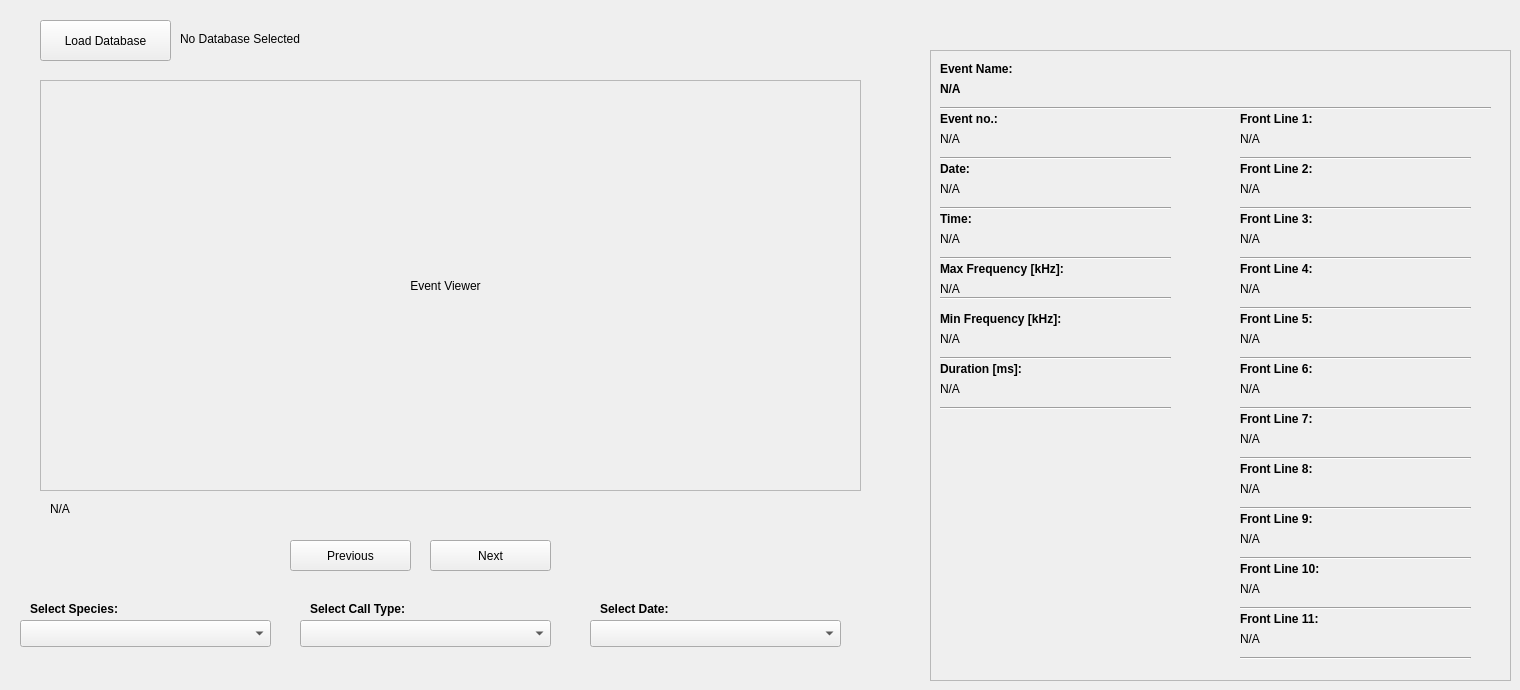
    <widget class="QWidget" name="tab_browser">
     <attribute name="title">
      <string>Browser</string>
     </attribute>
     <widget class="QComboBox" name="comboBox_SelectSpecies">
      <property name="geometry">
       <rect>
        <x>20</x>
        <y>620</y>
        <width>251</width>
        <height>27</height>
       </rect>
      </property>
     </widget>
     <widget class="QLabel" name="label_browser_selectSpecies">
      <property name="geometry">
       <rect>
        <x>30</x>
        <y>600</y>
        <width>241</width>
        <height>17</height>
       </rect>
      </property>
      <property name="font">
       <font>
        <weight>75</weight>
        <bold>true</bold>
       </font>
      </property>
      <property name="text">
       <string>Select Species:</string>
      </property>
     </widget>
     <widget class="QFrame" name="frame_eventview_browser">
      <property name="geometry">
       <rect>
        <x>40</x>
        <y>80</y>
        <width>821</width>
        <height>411</height>
       </rect>
      </property>
      <property name="frameShape">
       <enum>QFrame::StyledPanel</enum>
      </property>
      <property name="frameShadow">
       <enum>QFrame::Raised</enum>
      </property>
      <widget class="QLabel" name="label_imageshow_browser">
       <property name="geometry">
        <rect>
         <x>10</x>
         <y>10</y>
         <width>791</width>
         <height>391</height>
        </rect>
       </property>
       <property name="text">
        <string>Event Viewer</string>
       </property>
       <property name="alignment">
        <set>Qt::AlignCenter</set>
       </property>
      </widget>
     </widget>
     <widget class="QPushButton" name="button_browser_previous">
      <property name="geometry">
       <rect>
        <x>290</x>
        <y>540</y>
        <width>121</width>
        <height>31</height>
       </rect>
      </property>
      <property name="text">
       <string>Previous</string>
      </property>
     </widget>
     <widget class="QPushButton" name="button_browser_Next">
      <property name="geometry">
       <rect>
        <x>430</x>
        <y>540</y>
        <width>121</width>
        <height>31</height>
       </rect>
      </property>
      <property name="text">
       <string>Next</string>
      </property>
     </widget>
     <widget class="QComboBox" name="comboBox_SelectDate">
      <property name="geometry">
       <rect>
        <x>590</x>
        <y>620</y>
        <width>251</width>
        <height>27</height>
       </rect>
      </property>
     </widget>
     <widget class="QLabel" name="label_browser_selectDate">
      <property name="geometry">
       <rect>
        <x>600</x>
        <y>600</y>
        <width>241</width>
        <height>17</height>
       </rect>
      </property>
      <property name="font">
       <font>
        <weight>75</weight>
        <bold>true</bold>
       </font>
      </property>
      <property name="text">
       <string>Select Date:</string>
      </property>
     </widget>
     <widget class="QLabel" name="label_browser_selectCallType">
      <property name="geometry">
       <rect>
        <x>310</x>
        <y>600</y>
        <width>241</width>
        <height>17</height>
       </rect>
      </property>
      <property name="font">
       <font>
        <weight>75</weight>
        <bold>true</bold>
       </font>
      </property>
      <property name="text">
       <string>Select Call Type:</string>
      </property>
     </widget>
     <widget class="QComboBox" name="comboBox_SelectCallType">
      <property name="geometry">
       <rect>
        <x>300</x>
        <y>620</y>
        <width>251</width>
        <height>27</height>
       </rect>
      </property>
     </widget>
     <widget class="QFrame" name="frame_status_browser">
      <property name="geometry">
       <rect>
        <x>930</x>
        <y>50</y>
        <width>581</width>
        <height>631</height>
       </rect>
      </property>
      <property name="frameShape">
       <enum>QFrame::StyledPanel</enum>
      </property>
      <property name="frameShadow">
       <enum>QFrame::Raised</enum>
      </property>
      <widget class="QLabel" name="label_ConstEventName_3">
       <property name="geometry">
        <rect>
         <x>10</x>
         <y>10</y>
         <width>241</width>
         <height>17</height>
        </rect>
       </property>
       <property name="font">
        <font>
         <weight>75</weight>
         <bold>true</bold>
        </font>
       </property>
       <property name="text">
        <string>Event Name:</string>
       </property>
      </widget>
      <widget class="Line" name="line_40">
       <property name="geometry">
        <rect>
         <x>10</x>
         <y>50</y>
         <width>551</width>
         <height>16</height>
        </rect>
       </property>
       <property name="orientation">
        <enum>Qt::Horizontal</enum>
       </property>
      </widget>
      <widget class="QLabel" name="label_ConstEventNo_3">
       <property name="geometry">
        <rect>
         <x>10</x>
         <y>60</y>
         <width>241</width>
         <height>17</height>
        </rect>
       </property>
       <property name="font">
        <font>
         <weight>75</weight>
         <bold>true</bold>
        </font>
       </property>
       <property name="text">
        <string>Event no.:</string>
       </property>
      </widget>
      <widget class="Line" name="line_41">
       <property name="geometry">
        <rect>
         <x>10</x>
         <y>100</y>
         <width>231</width>
         <height>16</height>
        </rect>
       </property>
       <property name="orientation">
        <enum>Qt::Horizontal</enum>
       </property>
      </widget>
      <widget class="QLabel" name="label_ConstDate_3">
       <property name="geometry">
        <rect>
         <x>10</x>
         <y>110</y>
         <width>241</width>
         <height>17</height>
        </rect>
       </property>
       <property name="font">
        <font>
         <weight>75</weight>
         <bold>true</bold>
        </font>
       </property>
       <property name="text">
        <string>Date:</string>
       </property>
      </widget>
      <widget class="Line" name="line_42">
       <property name="geometry">
        <rect>
         <x>10</x>
         <y>150</y>
         <width>231</width>
         <height>16</height>
        </rect>
       </property>
       <property name="orientation">
        <enum>Qt::Horizontal</enum>
       </property>
      </widget>
      <widget class="QLabel" name="label_EventName_3">
       <property name="geometry">
        <rect>
         <x>10</x>
         <y>30</y>
         <width>281</width>
         <height>17</height>
        </rect>
       </property>
       <property name="font">
        <font>
         <pointsize>9</pointsize>
         <weight>75</weight>
         <bold>true</bold>
        </font>
       </property>
       <property name="text">
        <string>N/A</string>
       </property>
      </widget>
      <widget class="QLabel" name="label_EventNo_3">
       <property name="geometry">
        <rect>
         <x>10</x>
         <y>80</y>
         <width>231</width>
         <height>17</height>
        </rect>
       </property>
       <property name="text">
        <string>N/A</string>
       </property>
      </widget>
      <widget class="QLabel" name="label_Date_3">
       <property name="geometry">
        <rect>
         <x>10</x>
         <y>130</y>
         <width>231</width>
         <height>17</height>
        </rect>
       </property>
       <property name="text">
        <string>N/A</string>
       </property>
      </widget>
      <widget class="Line" name="line_43">
       <property name="geometry">
        <rect>
         <x>10</x>
         <y>300</y>
         <width>231</width>
         <height>16</height>
        </rect>
       </property>
       <property name="orientation">
        <enum>Qt::Horizontal</enum>
       </property>
      </widget>
      <widget class="QLabel" name="label_maxFreq_3">
       <property name="geometry">
        <rect>
         <x>10</x>
         <y>230</y>
         <width>231</width>
         <height>17</height>
        </rect>
       </property>
       <property name="text">
        <string>N/A</string>
       </property>
      </widget>
      <widget class="QLabel" name="label_ConstMaxFreq_3">
       <property name="geometry">
        <rect>
         <x>10</x>
         <y>210</y>
         <width>241</width>
         <height>17</height>
        </rect>
       </property>
       <property name="font">
        <font>
         <weight>75</weight>
         <bold>true</bold>
        </font>
       </property>
       <property name="text">
        <string>Max Frequency [kHz]:</string>
       </property>
      </widget>
      <widget class="QLabel" name="label_MinFreq_3">
       <property name="geometry">
        <rect>
         <x>10</x>
         <y>280</y>
         <width>231</width>
         <height>17</height>
        </rect>
       </property>
       <property name="text">
        <string>N/A</string>
       </property>
      </widget>
      <widget class="Line" name="line_44">
       <property name="geometry">
        <rect>
         <x>10</x>
         <y>240</y>
         <width>231</width>
         <height>16</height>
        </rect>
       </property>
       <property name="orientation">
        <enum>Qt::Horizontal</enum>
       </property>
      </widget>
      <widget class="QLabel" name="label_ConstMinFreq_3">
       <property name="geometry">
        <rect>
         <x>10</x>
         <y>260</y>
         <width>241</width>
         <height>17</height>
        </rect>
       </property>
       <property name="font">
        <font>
         <weight>75</weight>
         <bold>true</bold>
        </font>
       </property>
       <property name="text">
        <string>Min Frequency [kHz]:</string>
       </property>
      </widget>
      <widget class="QLabel" name="label_ConstDuration_3">
       <property name="geometry">
        <rect>
         <x>10</x>
         <y>310</y>
         <width>241</width>
         <height>17</height>
        </rect>
       </property>
       <property name="font">
        <font>
         <weight>75</weight>
         <bold>true</bold>
        </font>
       </property>
       <property name="text">
        <string>Duration [ms]:</string>
       </property>
      </widget>
      <widget class="Line" name="line_45">
       <property name="geometry">
        <rect>
         <x>10</x>
         <y>350</y>
         <width>231</width>
         <height>16</height>
        </rect>
       </property>
       <property name="orientation">
        <enum>Qt::Horizontal</enum>
       </property>
      </widget>
      <widget class="QLabel" name="label_Duration_3">
       <property name="geometry">
        <rect>
         <x>10</x>
         <y>330</y>
         <width>231</width>
         <height>17</height>
        </rect>
       </property>
       <property name="text">
        <string>N/A</string>
       </property>
      </widget>
      <widget class="QLabel" name="label_ConstFrontLine_23">
       <property name="geometry">
        <rect>
         <x>310</x>
         <y>60</y>
         <width>241</width>
         <height>17</height>
        </rect>
       </property>
       <property name="font">
        <font>
         <weight>75</weight>
         <bold>true</bold>
        </font>
       </property>
       <property name="text">
        <string>Front Line 1:</string>
       </property>
      </widget>
      <widget class="Line" name="line_46">
       <property name="geometry">
        <rect>
         <x>310</x>
         <y>100</y>
         <width>231</width>
         <height>16</height>
        </rect>
       </property>
       <property name="orientation">
        <enum>Qt::Horizontal</enum>
       </property>
      </widget>
      <widget class="QLabel" name="label_FrontLine_23">
       <property name="geometry">
        <rect>
         <x>310</x>
         <y>80</y>
         <width>231</width>
         <height>17</height>
        </rect>
       </property>
       <property name="text">
        <string>N/A</string>
       </property>
      </widget>
      <widget class="QLabel" name="label_ConstFrontLine_24">
       <property name="geometry">
        <rect>
         <x>310</x>
         <y>110</y>
         <width>241</width>
         <height>17</height>
        </rect>
       </property>
       <property name="font">
        <font>
         <weight>75</weight>
         <bold>true</bold>
        </font>
       </property>
       <property name="text">
        <string>Front Line 2:</string>
       </property>
      </widget>
      <widget class="Line" name="line_47">
       <property name="geometry">
        <rect>
         <x>310</x>
         <y>200</y>
         <width>231</width>
         <height>16</height>
        </rect>
       </property>
       <property name="orientation">
        <enum>Qt::Horizontal</enum>
       </property>
      </widget>
      <widget class="QLabel" name="label_FrontLine_24">
       <property name="geometry">
        <rect>
         <x>310</x>
         <y>130</y>
         <width>231</width>
         <height>17</height>
        </rect>
       </property>
       <property name="text">
        <string>N/A</string>
       </property>
      </widget>
      <widget class="QLabel" name="label_ConstFrontLine_25">
       <property name="geometry">
        <rect>
         <x>310</x>
         <y>160</y>
         <width>241</width>
         <height>17</height>
        </rect>
       </property>
       <property name="font">
        <font>
         <weight>75</weight>
         <bold>true</bold>
        </font>
       </property>
       <property name="text">
        <string>Front Line 3:</string>
       </property>
      </widget>
      <widget class="Line" name="line_48">
       <property name="geometry">
        <rect>
         <x>310</x>
         <y>150</y>
         <width>231</width>
         <height>16</height>
        </rect>
       </property>
       <property name="orientation">
        <enum>Qt::Horizontal</enum>
       </property>
      </widget>
      <widget class="QLabel" name="label_FrontLine_25">
       <property name="geometry">
        <rect>
         <x>310</x>
         <y>180</y>
         <width>231</width>
         <height>17</height>
        </rect>
       </property>
       <property name="text">
        <string>N/A</string>
       </property>
      </widget>
      <widget class="QLabel" name="label_ConstFrontLine_26">
       <property name="geometry">
        <rect>
         <x>310</x>
         <y>210</y>
         <width>241</width>
         <height>17</height>
        </rect>
       </property>
       <property name="font">
        <font>
         <weight>75</weight>
         <bold>true</bold>
        </font>
       </property>
       <property name="text">
        <string>Front Line 4:</string>
       </property>
      </widget>
      <widget class="Line" name="line_49">
       <property name="geometry">
        <rect>
         <x>310</x>
         <y>300</y>
         <width>231</width>
         <height>16</height>
        </rect>
       </property>
       <property name="orientation">
        <enum>Qt::Horizontal</enum>
       </property>
      </widget>
      <widget class="QLabel" name="label_FrontLine_26">
       <property name="geometry">
        <rect>
         <x>310</x>
         <y>230</y>
         <width>231</width>
         <height>17</height>
        </rect>
       </property>
       <property name="text">
        <string>N/A</string>
       </property>
      </widget>
      <widget class="QLabel" name="label_ConstFrontLine_27">
       <property name="geometry">
        <rect>
         <x>310</x>
         <y>260</y>
         <width>241</width>
         <height>17</height>
        </rect>
       </property>
       <property name="font">
        <font>
         <weight>75</weight>
         <bold>true</bold>
        </font>
       </property>
       <property name="text">
        <string>Front Line 5:</string>
       </property>
      </widget>
      <widget class="Line" name="line_50">
       <property name="geometry">
        <rect>
         <x>310</x>
         <y>250</y>
         <width>231</width>
         <height>16</height>
        </rect>
       </property>
       <property name="orientation">
        <enum>Qt::Horizontal</enum>
       </property>
      </widget>
      <widget class="QLabel" name="label_FrontLine_27">
       <property name="geometry">
        <rect>
         <x>310</x>
         <y>280</y>
         <width>231</width>
         <height>17</height>
        </rect>
       </property>
       <property name="text">
        <string>N/A</string>
       </property>
      </widget>
      <widget class="QLabel" name="label_ConstFrontLine_28">
       <property name="geometry">
        <rect>
         <x>310</x>
         <y>310</y>
         <width>241</width>
         <height>17</height>
        </rect>
       </property>
       <property name="font">
        <font>
         <weight>75</weight>
         <bold>true</bold>
        </font>
       </property>
       <property name="text">
        <string>Front Line 6:</string>
       </property>
      </widget>
      <widget class="Line" name="line_51">
       <property name="geometry">
        <rect>
         <x>310</x>
         <y>350</y>
         <width>231</width>
         <height>16</height>
        </rect>
       </property>
       <property name="orientation">
        <enum>Qt::Horizontal</enum>
       </property>
      </widget>
      <widget class="QLabel" name="label_FrontLine_28">
       <property name="geometry">
        <rect>
         <x>310</x>
         <y>330</y>
         <width>231</width>
         <height>17</height>
        </rect>
       </property>
       <property name="text">
        <string>N/A</string>
       </property>
      </widget>
      <widget class="QLabel" name="label_ConstFrontLine_29">
       <property name="geometry">
        <rect>
         <x>310</x>
         <y>360</y>
         <width>241</width>
         <height>17</height>
        </rect>
       </property>
       <property name="font">
        <font>
         <weight>75</weight>
         <bold>true</bold>
        </font>
       </property>
       <property name="text">
        <string>Front Line 7:</string>
       </property>
      </widget>
      <widget class="Line" name="line_52">
       <property name="geometry">
        <rect>
         <x>310</x>
         <y>400</y>
         <width>231</width>
         <height>16</height>
        </rect>
       </property>
       <property name="orientation">
        <enum>Qt::Horizontal</enum>
       </property>
      </widget>
      <widget class="QLabel" name="label_FrontLine_29">
       <property name="geometry">
        <rect>
         <x>310</x>
         <y>380</y>
         <width>231</width>
         <height>17</height>
        </rect>
       </property>
       <property name="text">
        <string>N/A</string>
       </property>
      </widget>
      <widget class="QLabel" name="label_ConstFrontLine_30">
       <property name="geometry">
        <rect>
         <x>310</x>
         <y>410</y>
         <width>241</width>
         <height>17</height>
        </rect>
       </property>
       <property name="font">
        <font>
         <weight>75</weight>
         <bold>true</bold>
        </font>
       </property>
       <property name="text">
        <string>Front Line 8:</string>
       </property>
      </widget>
      <widget class="Line" name="line_53">
       <property name="geometry">
        <rect>
         <x>310</x>
         <y>450</y>
         <width>231</width>
         <height>16</height>
        </rect>
       </property>
       <property name="orientation">
        <enum>Qt::Horizontal</enum>
       </property>
      </widget>
      <widget class="QLabel" name="label_FrontLine_30">
       <property name="geometry">
        <rect>
         <x>310</x>
         <y>430</y>
         <width>231</width>
         <height>17</height>
        </rect>
       </property>
       <property name="text">
        <string>N/A</string>
       </property>
      </widget>
      <widget class="QLabel" name="label_ConstFrontLine_31">
       <property name="geometry">
        <rect>
         <x>310</x>
         <y>460</y>
         <width>241</width>
         <height>17</height>
        </rect>
       </property>
       <property name="font">
        <font>
         <weight>75</weight>
         <bold>true</bold>
        </font>
       </property>
       <property name="text">
        <string>Front Line 9:</string>
       </property>
      </widget>
      <widget class="Line" name="line_54">
       <property name="geometry">
        <rect>
         <x>310</x>
         <y>500</y>
         <width>231</width>
         <height>16</height>
        </rect>
       </property>
       <property name="orientation">
        <enum>Qt::Horizontal</enum>
       </property>
      </widget>
      <widget class="QLabel" name="label_FrontLine_31">
       <property name="geometry">
        <rect>
         <x>310</x>
         <y>480</y>
         <width>231</width>
         <height>17</height>
        </rect>
       </property>
       <property name="text">
        <string>N/A</string>
       </property>
      </widget>
      <widget class="QLabel" name="label_ConstFrontLine_32">
       <property name="geometry">
        <rect>
         <x>310</x>
         <y>510</y>
         <width>241</width>
         <height>17</height>
        </rect>
       </property>
       <property name="font">
        <font>
         <weight>75</weight>
         <bold>true</bold>
        </font>
       </property>
       <property name="text">
        <string>Front Line 10:</string>
       </property>
      </widget>
      <widget class="Line" name="line_55">
       <property name="geometry">
        <rect>
         <x>310</x>
         <y>550</y>
         <width>231</width>
         <height>16</height>
        </rect>
       </property>
       <property name="orientation">
        <enum>Qt::Horizontal</enum>
       </property>
      </widget>
      <widget class="QLabel" name="label_FrontLine_32">
       <property name="geometry">
        <rect>
         <x>310</x>
         <y>530</y>
         <width>231</width>
         <height>17</height>
        </rect>
       </property>
       <property name="text">
        <string>N/A</string>
       </property>
      </widget>
      <widget class="QLabel" name="label_ConstTime_3">
       <property name="geometry">
        <rect>
         <x>10</x>
         <y>160</y>
         <width>66</width>
         <height>17</height>
        </rect>
       </property>
       <property name="font">
        <font>
         <weight>75</weight>
         <bold>true</bold>
        </font>
       </property>
       <property name="text">
        <string>Time:</string>
       </property>
      </widget>
      <widget class="Line" name="line_56">
       <property name="geometry">
        <rect>
         <x>10</x>
         <y>200</y>
         <width>231</width>
         <height>16</height>
        </rect>
       </property>
       <property name="orientation">
        <enum>Qt::Horizontal</enum>
       </property>
      </widget>
      <widget class="QLabel" name="label_time_3">
       <property name="geometry">
        <rect>
         <x>10</x>
         <y>180</y>
         <width>231</width>
         <height>17</height>
        </rect>
       </property>
       <property name="text">
        <string>N/A</string>
       </property>
      </widget>
      <widget class="QLabel" name="label_ConstFrontLine_33">
       <property name="geometry">
        <rect>
         <x>310</x>
         <y>560</y>
         <width>241</width>
         <height>17</height>
        </rect>
       </property>
       <property name="font">
        <font>
         <weight>75</weight>
         <bold>true</bold>
        </font>
       </property>
       <property name="text">
        <string>Front Line 11:</string>
       </property>
      </widget>
      <widget class="QLabel" name="label_FrontLine_33">
       <property name="geometry">
        <rect>
         <x>310</x>
         <y>580</y>
         <width>231</width>
         <height>17</height>
        </rect>
       </property>
       <property name="text">
        <string>N/A</string>
       </property>
      </widget>
      <widget class="Line" name="line_57">
       <property name="geometry">
        <rect>
         <x>310</x>
         <y>600</y>
         <width>231</width>
         <height>16</height>
        </rect>
       </property>
       <property name="orientation">
        <enum>Qt::Horizontal</enum>
       </property>
      </widget>
     </widget>
     <widget class="QLabel" name="label_database_name_browser">
      <property name="geometry">
       <rect>
        <x>180</x>
        <y>30</y>
        <width>611</width>
        <height>17</height>
       </rect>
      </property>
      <property name="text">
       <string>No Database Selected</string>
      </property>
     </widget>
     <widget class="QPushButton" name="button_loaddatabase_browser">
      <property name="geometry">
       <rect>
        <x>40</x>
        <y>20</y>
        <width>131</width>
        <height>41</height>
       </rect>
      </property>
      <property name="text">
       <string>Load Database</string>
      </property>
     </widget>
     <widget class="QLabel" name="label_browser_currentstatus">
      <property name="geometry">
       <rect>
        <x>50</x>
        <y>500</y>
        <width>811</width>
        <height>17</height>
       </rect>
      </property>
      <property name="text">
       <string>N/A</string>
      </property>
     </widget>
    </widget>
